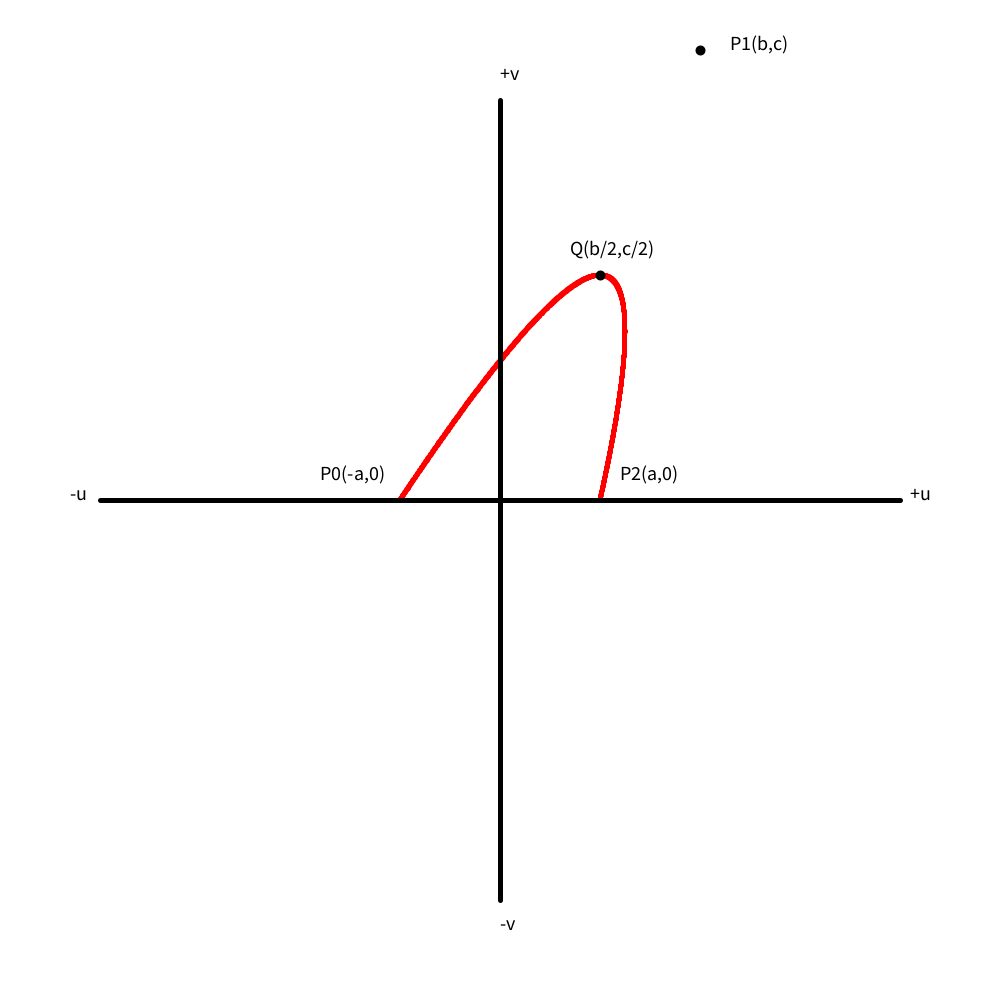
Frame 1 (no input)
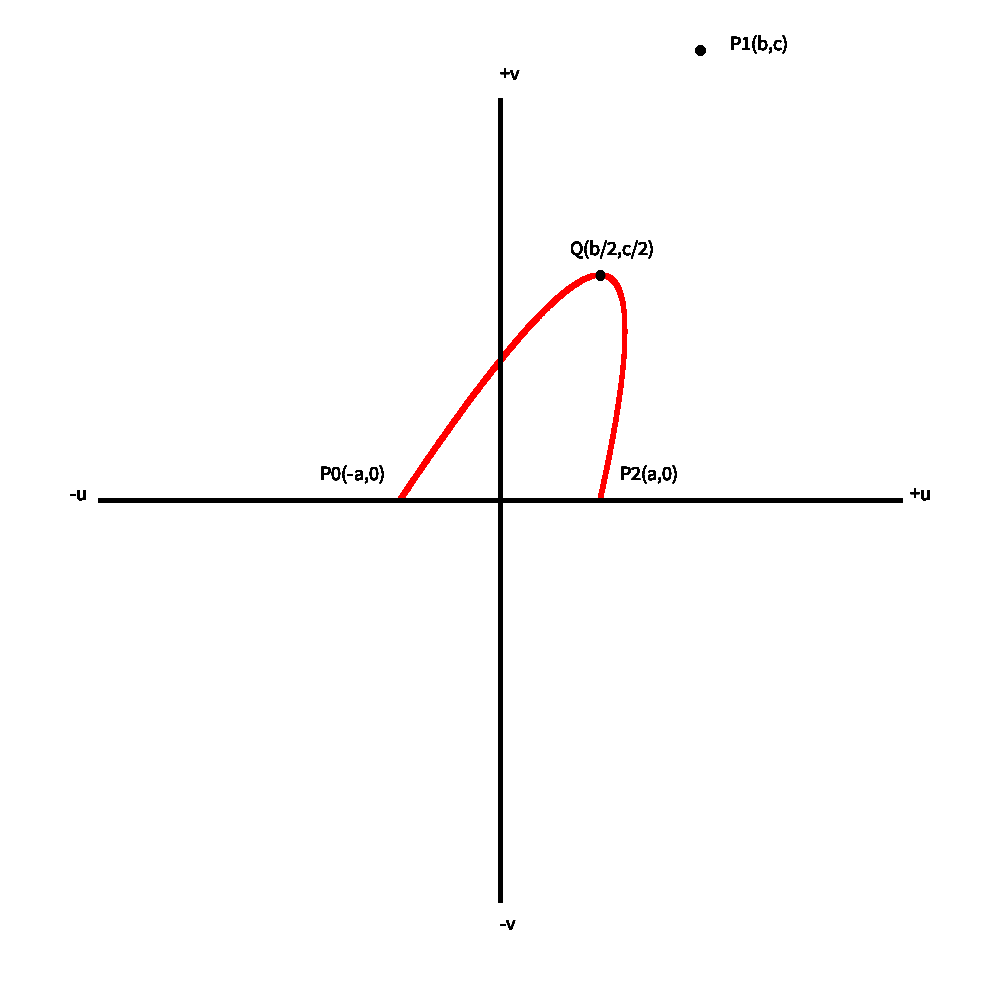
Frame 60 (the mouse pressed at the canvas centre just before this capture)
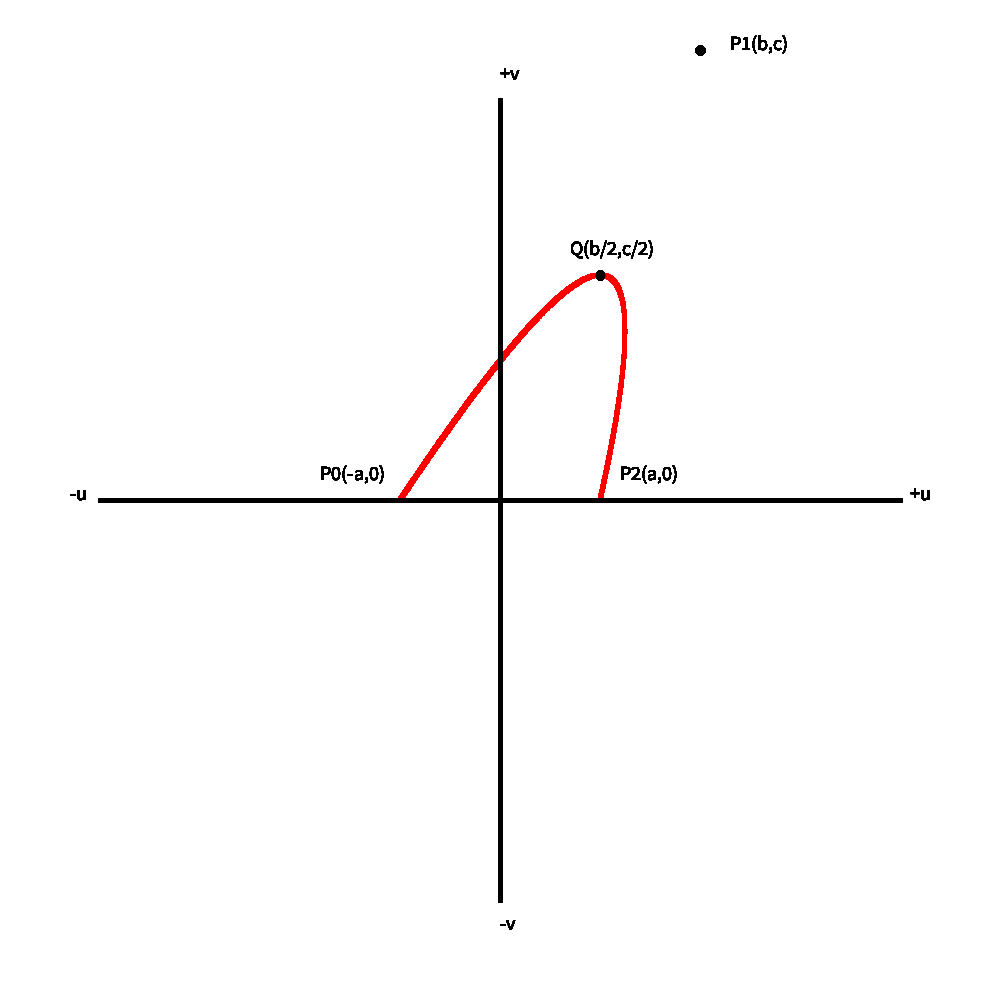
Frame 120 (the mouse held since frame 60 and released just before this capture)

The Processing sketch that drew these frames (run headless with seeded random() and noise(); from frame 60 on, the mouse is pressed at the canvas centre):

// Processing sketch: sketch_BezierRight
// ── sketch_BezierRight.pde
float maxmin,min;
float[] A = new float[6];
float ceta,pi;
float maxt=0,maxx,maxy=1000;
void setup()
{
  size(1000,1000);
  background(255);
}
void draw()
{
    Bezier2D(400,500,700,50,600,500,1);
    stroke(0);
    strokeWeight(10);
    point(700,50);
    text("P1(b,c)",730,50);
    text("+u",910,500);
    text("-u",70,500);
    text("+v",500,80);
    text("-v",500,930);
    strokeWeight(5);
    line(500,100,500,900);
    line(100,500,900,500);
    /*fill(255,0,0);
    textSize(50);
    text("L",500,550);
    stroke(0,0,255);*/
    strokeWeight(10);
    point(maxx,maxy);
    fill(0,0,0);
    textSize(20);
    text("Q(b/2,c/2)",maxx-30,maxy-20);
    strokeWeight(5);
    /*line(maxx,maxy,maxx,500);*/
}
void Bezier2D(float x0,float y0,float x1,float y1,float x2,float y2,float num)
{
  strokeWeight(6);
  stroke(0);
  //point(x0,y0);
  fill(0,0,0);
  textSize(20);
  text("P0(-a,0)",x0-80,y0-20);
  //text((int)num,x0+45,y0-20);
  //point(x1,y1);
  fill(0,0,0);
  textSize(20);
  //text("P1",x1+10,y1-20);
  //text(( int)num,x1+45,y1-20);
  //point(x2,y2);
  fill(0,0,0);
  textSize(20);
  //text("P2",x2+10,y2-20);
  //text((int)num,x2+45,y2-20);
  text("P2(a,0)",x2+20,y2-20);
  float z,w,t=0;
  int o=0;
  for(t=0;t<=1;t+=0.0005)
  {
    z=t*t*x0+2*t*(1-t)*x1+(1-t)*(1-t)*x2;
    w=t*t*y0+2*t*(1-t)*y1+(1-t)*(1-t)*y2;
    if(w<=maxy)
    {
      maxt=t;
      maxx=z;
      maxy=w;
    }
    stroke(255,0,0);
    strokeWeight(5);
    point(z,w);
    o+=1;
  }
}
